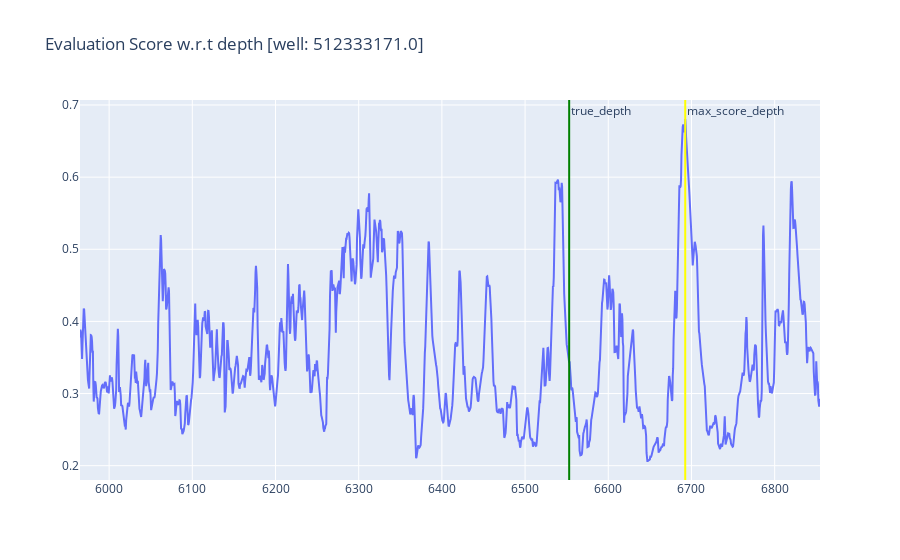

Notebook code cell kept with this figure:
### Code cell
from hacktops.utils import get_true_depth, visual_scores
true_depth = get_true_depth(test_well_name, top_, df_tops_)
depth = [w[0] for w in top_finder.windows]
fig = visual_scores(depth, top_finder.scores, top_finder.top_depth, true_depth, test_well_name)
iplot(fig)

### Figure 1 — Plotly figure (JSON) as saved in the notebook; plotly's stock layout.template omitted (floating-point values rounded to 4 significant figures; data arrays with more than 128 entries replaced by an {"elided": "..."} marker saying what was removed)
{"data": [{"type": "scatter", "x": {"elided": "1780 float values"}, "y": {"elided": "1780 float values"}}], "layout": {"annotations": [{"showarrow": false, "text": "max_score_depth", "x": 6692.0, "xanchor": "left", "xref": "x", "y": 1, "yanchor": "top", "yref": "y domain"}, {"showarrow": false, "text": "true_depth", "x": 6553, "xanchor": "left", "xref": "x", "y": 1, "yanchor": "top", "yref": "y domain"}], "shapes": [{"line": {"color": "yellow", "width": 2}, "type": "line", "x0": 6692.0, "x1": 6692.0, "xref": "x", "y0": 0, "y1": 1, "yref": "y domain"}, {"line": {"color": "green", "width": 2}, "type": "line", "x0": 6553, "x1": 6553, "xref": "x", "y0": 0, "y1": 1, "yref": "y domain"}], "title": {"text": "Evaluation Score w.r.t depth [well: 512333171.0]"}}}
